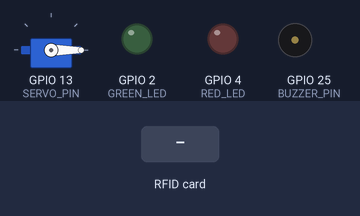
The sketch below on a simulated ESP32. On the bench: servo, output pins drawn as LEDs (lit = HIGH), buzzer (waves = sounding). The inputs (shaded band) are chosen by the test bench. WiFi joins after 1.5 s; servers stay silent unless stated; uploads are accepted with an empty reply; what the sketch prints to the serial monitor is not drawn.

Above: at 3.7 s.
3.8 s: RFID card 12 34 56 78 held to the reader
At 4.21 s:
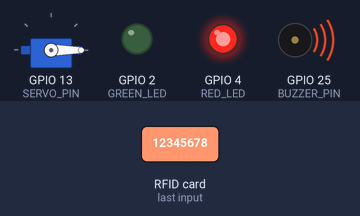
6.3 s: RFID card B4 1E 9E A9 held to the reader
At 7.9 s:
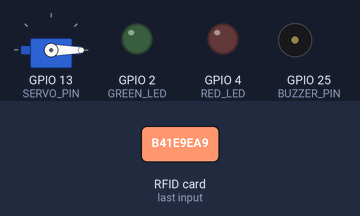
8.1 s: RFID card 5E 7A 19 C4 held to the reader
At 10.3 s:
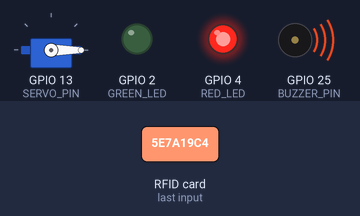
Timing chart, 0 to 12.1 s (numbered marks = the images above; inputs shaded):
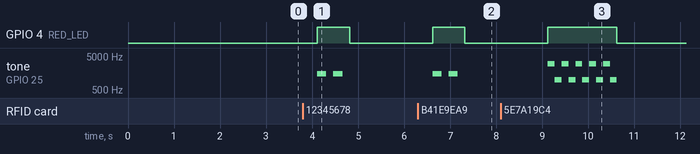

The sketch:

final.ino
```cpp
#include <WiFi.h>
#include <HTTPClient.h>
#include <SPI.h>
#include <MFRC522.h>
#include <ESP32Servo.h>

// ---------------- WIFI ----------------
const char* ssid = "MyWiFi";
const char* password = "12345678";

const char* serverName = "http://10.107.194.112:5000/api/access-request";

// ---------------- RFID ----------------
#define SS_PIN  5
#define RST_PIN 22
MFRC522 mfrc522(SS_PIN, RST_PIN);

// ---------------- OUTPUT DEVICES ----------------
#define GREEN_LED   2
#define RED_LED     4
#define BUZZER_PIN  25
#define SERVO_PIN   13

Servo doorServo;

// ---------------- SECURITY ----------------
int failCount = 0;
const int MAX_FAILS = 3;

// 🔥 ATTACK MODE (for demo)
bool ATTACK_MODE = false;   // change to true to simulate DoS

// -------------------------------------------------
// 🔊 BUZZER
// -------------------------------------------------
void beepSuccess() {
  tone(BUZZER_PIN, 2000);
  delay(300);
  noTone(BUZZER_PIN);
}

void beepDenied() {
  for (int i = 0; i < 2; i++) {
    tone(BUZZER_PIN, 1500);
    delay(200);
    noTone(BUZZER_PIN);
    delay(150);
  }
}

void beepAlarm() {
  Serial.println("🚨 SECURITY ALERT: 3 FAILED ATTEMPTS!");

  for (int i = 0; i < 5; i++) {
    tone(BUZZER_PIN, 3000);
    delay(150);
    tone(BUZZER_PIN, 1000);
    delay(150);
  }

  noTone(BUZZER_PIN);
}

// -------------------------------------------------
// ✅ ACCESS GRANTED
// -------------------------------------------------
void accessGranted() {
  Serial.println("✅ ACCESS GRANTED");

  failCount = 0;

  digitalWrite(GREEN_LED, HIGH);
  digitalWrite(RED_LED, LOW);

  beepSuccess();

  doorServo.write(90);
  Serial.println("🚪 Door Unlocked");

  delay(3000);

  doorServo.write(0);
  Serial.println("🔒 Door Locked");

  digitalWrite(GREEN_LED, LOW);
}

// -------------------------------------------------
// ❌ ACCESS DENIED
// -------------------------------------------------
void accessDenied() {
  Serial.println("❌ ACCESS DENIED");

  failCount++;

  digitalWrite(RED_LED, HIGH);
  digitalWrite(GREEN_LED, LOW);

  if (failCount >= MAX_FAILS) {
    beepAlarm();
    failCount = 0;
  } else {
    beepDenied();
  }

  digitalWrite(RED_LED, LOW);
}

// -------------------------------------------------
// 🌐 SEND UID TO SERVER
// -------------------------------------------------
bool sendUIDtoServer(String uid) {

  if (WiFi.status() != WL_CONNECTED) {
    Serial.println("❌ WiFi Disconnected!");
    return false;
  }

  HTTPClient http;

  http.begin(serverName);
  http.setTimeout(8000);
  http.setReuse(false);
  http.addHeader("Content-Type", "application/json");

  String jsonData = "{\"uid\":\"" + uid + "\"}";

  Serial.println("📡 Sending UID → Server");
  Serial.println("Payload: " + jsonData);

  int httpResponseCode = http.POST(jsonData);

  Serial.print("HTTP Response Code: ");
  Serial.println(httpResponseCode);

  // 🔥 HANDLE RATE LIMIT (IMPORTANT)
  if (httpResponseCode == 429) {
    Serial.println("🚫 BLOCKED BY SERVER (DoS Protection)");
    http.end();
    return false;
  }

  if (httpResponseCode > 0) {
    String response = http.getString();

    Serial.println("✅ Server Response:");
    Serial.println(response);

    http.end();

    if (response.indexOf("granted") >= 0) {
      return true;
    } else {
      return false;
    }
  }
  else {
    Serial.print("❌ HTTP Error: ");
    Serial.println(httpResponseCode);

    http.end();
    return false;
  }
}

// -------------------------------------------------
// SETUP
// -------------------------------------------------
void setup() {

  Serial.begin(115200);
  delay(1000);

  pinMode(GREEN_LED, OUTPUT);
  pinMode(RED_LED, OUTPUT);
  pinMode(BUZZER_PIN, OUTPUT);

  digitalWrite(GREEN_LED, LOW);
  digitalWrite(RED_LED, LOW);

  doorServo.attach(SERVO_PIN);
  doorServo.write(0);

  // WIFI
  WiFi.begin(ssid, password);
  Serial.print("Connecting to WiFi");

  while (WiFi.status() != WL_CONNECTED) {
    delay(500);
    Serial.print(".");
  }

  Serial.println("\n✅ WiFi Connected!");
  Serial.print("ESP32 IP: ");
  Serial.println(WiFi.localIP());

  // RFID
  SPI.begin();
  mfrc522.PCD_Init();

  Serial.println("📡 RFID Ready → Scan Card");
}

// -------------------------------------------------
// LOOP
// -------------------------------------------------
void loop() {

  // 🔥 ATTACK SIMULATION MODE
  if (ATTACK_MODE) {
    Serial.println("⚠️ ATTACK MODE ACTIVE");

    for (int i = 0; i < 15; i++) {
      sendUIDtoServer("B4 1E 9E A9");  // use valid UID
      delay(200);
    }

    delay(5000); // wait before next attack
    return;
  }

  if (!mfrc522.PICC_IsNewCardPresent()) return;
  if (!mfrc522.PICC_ReadCardSerial()) return;

  String readUID = "";

  Serial.print("Scanned UID:");

  for (byte i = 0; i < mfrc522.uid.size; i++) {
    byte b = mfrc522.uid.uidByte[i];

    Serial.print(" ");
    Serial.print(b, HEX);

    if (b < 0x10) readUID += "0";
    readUID += String(b, HEX);

    if (i != mfrc522.uid.size - 1)
      readUID += " ";
  }

  readUID.toUpperCase();

  Serial.println();
  Serial.println("Formatted UID: " + readUID);

  delay(100);

  bool granted = sendUIDtoServer(readUID);

  if (granted) {
    accessGranted();
  } else {
    accessDenied();
  }

  mfrc522.PICC_HaltA();
  delay(1500);
}
```

Measured:
- after the input at 3.8 s, GPIO 4 (RED_LED): LOW → HIGH after 0.31 s, → LOW 0.70 s later; tone on GPIO 25 (BUZZER_PIN): alternates 1500 Hz for 0.20 s and silent for 0.15 s, 4 changes in all, then stays silent, starting after 0.31 s
- after the input at 6.3 s, GPIO 4 (RED_LED): LOW → HIGH after 0.32 s, → LOW 0.70 s later; tone on GPIO 25 (BUZZER_PIN): alternates 1500 Hz for 0.20 s and silent for 0.15 s, 4 changes in all, then stays silent, starting after 0.32 s
- after the input at 8.1 s, GPIO 4 (RED_LED): LOW → HIGH after 1.0 s, → LOW 1.5 s later; tone on GPIO 25 (BUZZER_PIN): silent → 3000 Hz after 1.0 s, then repeats every 0.30 s: 1000 Hz 0.15 s, 3000 Hz 0.15 s, until it stays silent from 10.6 s
